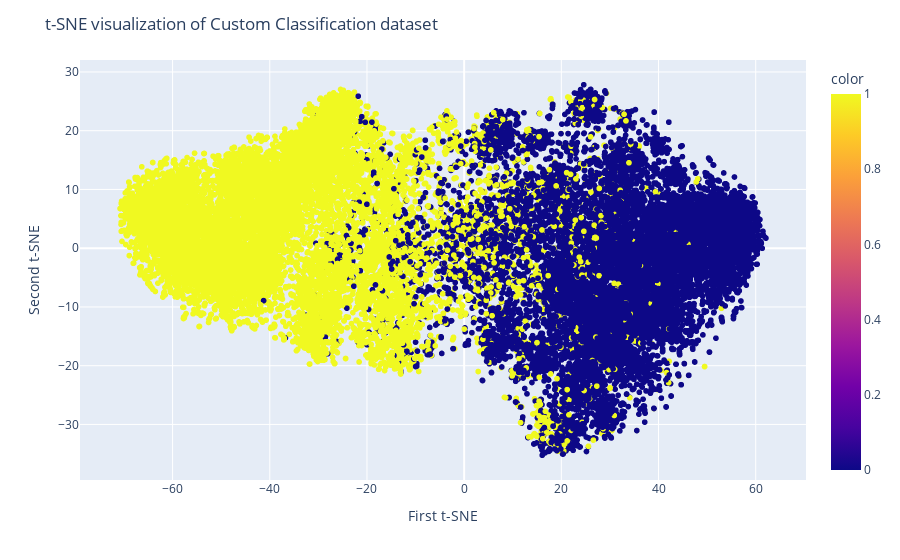

Source (notebook cell):
### Code cell
fig = px.scatter(x=embeddings[:, 0], y=embeddings[:, 1], color=gt_labels)
fig.update_layout(
    title="t-SNE visualization of Custom Classification dataset",
    xaxis_title="First t-SNE",
    yaxis_title="Second t-SNE",
)
fig.show()

### Figure 1 — Plotly figure (JSON) as saved in the notebook; plotly's stock layout.template omitted (floating-point values rounded to 4 significant figures; data arrays with more than 128 entries replaced by an {"elided": "..."} marker saying what was removed)
{"data": [{"hovertemplate": "x=%{x}<br>y=%{y}<br>color=%{marker.color}<extra></extra>", "legendgroup": "", "marker": {"color": {"elided": "22380 int values"}, "coloraxis": "coloraxis", "symbol": "circle"}, "mode": "markers", "name": "", "showlegend": false, "type": "scattergl", "x": {"elided": "22380 float values"}, "xaxis": "x", "y": {"elided": "22380 float values"}, "yaxis": "y"}], "layout": {"coloraxis": {"colorbar": {"title": {"text": "color"}}, "colorscale": [[0, "#0d0887"], [0.1111, "#46039f"], [0.2222, "#7201a8"], [0.3333, "#9c179e"], [0.4444, "#bd3786"], [0.5556, "#d8576b"], [0.6667, "#ed7953"], [0.7778, "#fb9f3a"], [0.8889, "#fdca26"], [1, "#f0f921"]]}, "legend": {"tracegroupgap": 0}, "margin": {"t": 60}, "title": {"text": "t-SNE visualization of Custom Classification dataset"}, "xaxis": {"anchor": "y", "domain": [0, 1], "title": {"text": "First t-SNE"}}, "yaxis": {"anchor": "x", "domain": [0, 1], "title": {"text": "Second t-SNE"}}}}
